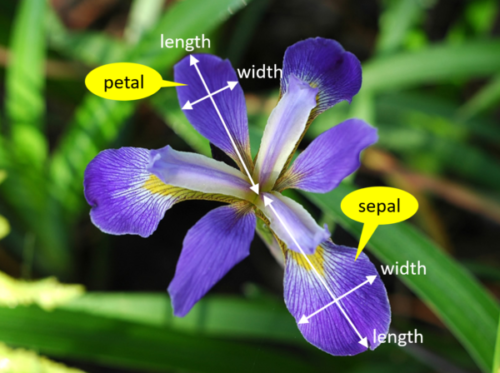
#> input picture IRIS DATASET _ ADVANCE VISUALIZATION _ EDA 2/iris flower.png, 500 x 373 px, given in place of the camera
$ python cv5_all_colors_except_white.py
#> lines starting #> are read from the running program, lines starting #| are printed output that depends on the picture; after the words box and inside, x2 and y2 are one past the last pixel; in counts of white or black regions, pixels touching at a corner belong together
import cv2
import numpy as np

cap = cv2.VideoCapture(0)

while True:
    _, frame = cap.read()
#> frame is the input picture: shape (373, 500, 3); mean B, G, R 71.4, 99.4, 81.5
    hsv_frame = cv2.cvtColor(frame, cv2.COLOR_BGR2HSV)
#> hsv_frame: shape (373, 500, 3); mean H, S, V 61, 145.3, 121

    # White color range
    lower_white = np.array([0, 0, 200])
    upper_white = np.array([180, 30, 255])

    # Mask for white
    white_mask = cv2.inRange(hsv_frame, lower_white, upper_white)
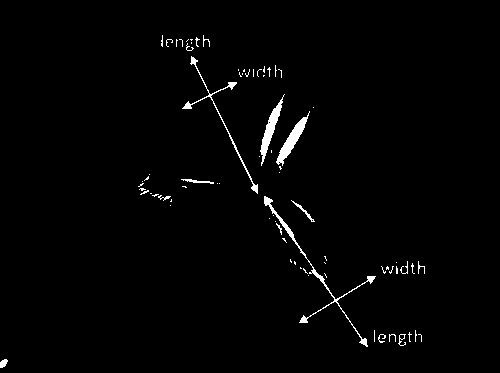
#> white_mask: shape (373, 500); 1.5% white; 76 white regions (60 under 20 px), largest, box (x1, y1, x2, y2) and area: (264, 196, 376, 347) 647, (276, 111, 310, 166) 468, (260, 94, 285, 166) 449

    # Invert mask to get everything except white
    non_white_mask = cv2.bitwise_not(white_mask)

    # Apply mask
    result = cv2.bitwise_and(frame, frame, mask=non_white_mask)
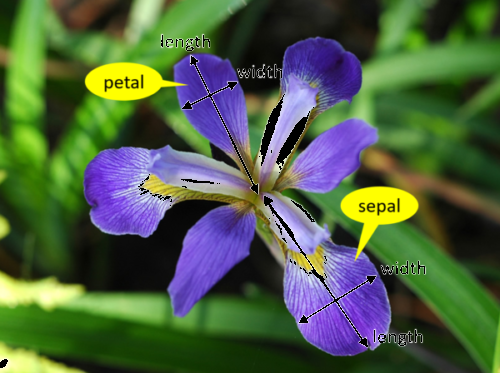
#> result: shape (373, 500, 3); mean B, G, R 67.9, 96, 78

    cv2.imshow("Non-White Colors", result)

    key = cv2.waitKey(1)
#> (key Esc is pressed here)
    if key == 27:  # ESC key
        break

cap.release()
cv2.destroyAllWindows()
